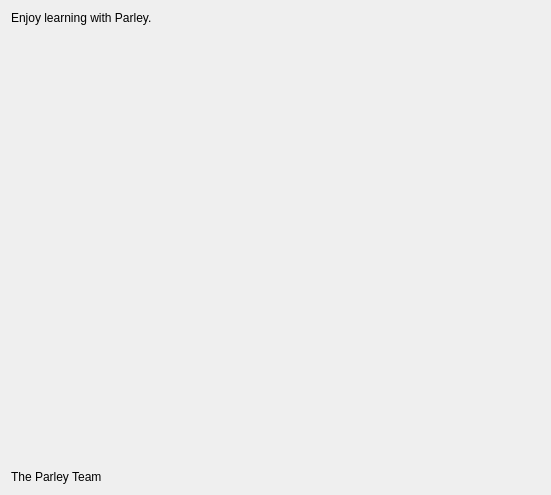
<ui version="4.0" >
 <class>WizardFinalPage</class>
 <widget class="QWidget" name="WizardFinalPage" >
  <property name="geometry" >
   <rect>
    <x>0</x>
    <y>0</y>
    <width>551</width>
    <height>495</height>
   </rect>
  </property>
  <property name="windowTitle" >
   <string>Form</string>
  </property>
  <layout class="QVBoxLayout" >
   <item>
    <widget class="QLabel" name="label" >
     <property name="text" >
      <string>Enjoy learning with Parley.</string>
     </property>
    </widget>
   </item>
   <item>
    <spacer>
     <property name="orientation" >
      <enum>Qt::Vertical</enum>
     </property>
     <property name="sizeHint" >
      <size>
       <width>20</width>
       <height>40</height>
      </size>
     </property>
    </spacer>
   </item>
   <item>
    <widget class="QLabel" name="label_2" >
     <property name="layoutDirection" >
      <enum>Qt::RightToLeft</enum>
     </property>
     <property name="text" >
      <string>The Parley Team</string>
     </property>
    </widget>
   </item>
  </layout>
 </widget>
 <resources/>
 <connections/>
</ui>
